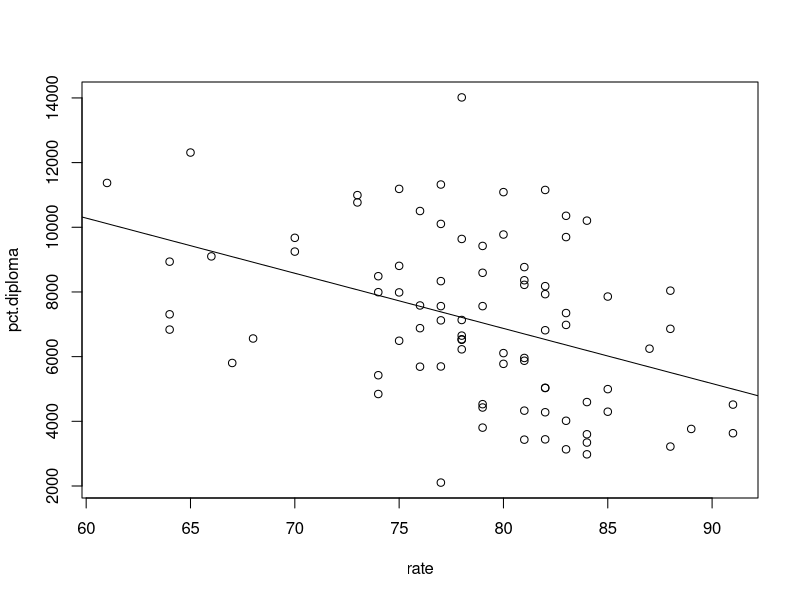

Write R code to recreate this figure.
# Read Data 
tmp_data = read.table("crimerate.txt", header = T);
#Reg
data_num = lengths(tmp_data[1]);
mean_rate = mean(tmp_data$rate);
mean_diploma = mean(tmp_data$pct.diploma);
b1_up = 0;
b1_down = 0;
for (i in 1:data_num) {
    b1_up = b1_up + (tmp_data$pct.diploma[i] - mean_diploma) * (tmp_data$rate[i] - mean_rate);
    b1_down = b1_down + (tmp_data$pct.diploma[i] - mean_diploma) ^ 2;
}
b1 = b1_up / b1_down;
b0 = mean_rate - mean_diploma* b1;
print(b1);
print(b0);
MSE = 0;
SE_b1_down = 0;
SE_b0_rd = 0;
for (i in 1:data_num) {
    MSE = MSE + (tmp_data$rate[i] - (b0 + b1 * tmp_data$pct.diploma[i])) ^ 2;
    SE_b1_down = SE_b1_down + (tmp_data$pct.diploma[i] - mean_diploma) ^ 2;
    SE_b0_rd = SE_b0_rd + (tmp_data$pct.diploma[i] - mean_diploma) ^ 2;
}
MSE = MSE / (data_num - 2);
cat("MES :", MSE, '\n');
SE_b1 = sqrt(MSE / SE_b1_down);
SE_b0 = sqrt(MSE * (1 / data_num + mean_diploma ^ 2 / SE_b0_rd));

#2.e
critical_value_0.025_83 = 1.989;
abs_T = mean_diploma / sqrt(MSE / data_num)
print(abs_T)
critical_value_82_0.975 = 1.989
right_boundary_e = b1 - critical_value_82_0.975 * SE_b1;
left_boundary_e = b1 + critical_value_82_0.975 * SE_b1;
cat("CI - b1 : [", left_boundary_e, " , ", right_boundary_e, "]", '\n');

#2.f
#mean_x = 80;
#critical_value_83_0.995 = 2.636
#right_boundary_f = mean_x - critical_value_83_0.995 * sqrt(MSE / data_num);
#left_boundary_f = mean_x + critical_value_83_0.995 * sqrt(MSE / data_num);
#cat("CI - mean : [", left_boundary_f, " , ", right_boundary_f, "]", '\n');
print(pt(0.995,84))
tmp_v = b0 + b1 * 80;

tmp_vv = sqrt(MSE * (1 / data_num + (mean_diploma - 80) ^ 2 / SE_b0_rd));
cat("CI - mean : [", tmp_v - tmp_vv, " , ", tmp_v+tmp_vv, "]", '\n');


plot(x = tmp_data$pct.diploma, y = tmp_data$rate, xlab = "rate", ylab = "pct.diploma");
reg = lm(tmp_data$rate ~ tmp_data$pct.diploma);
abline(reg);
